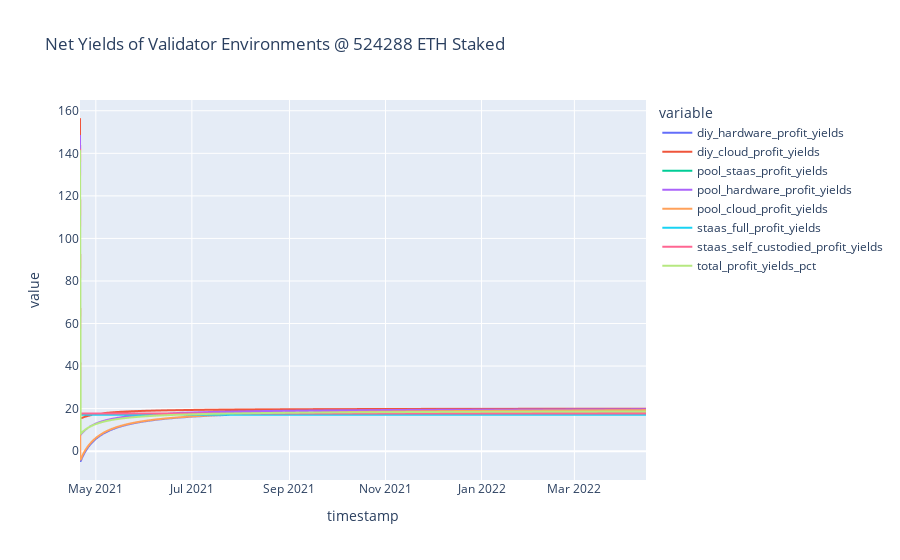

Notebook code for this chart:
### Code cell
visualizations.plot_validator_environment_yields(df.query('subset == 0'))

### Figure 1 — Plotly figure (JSON) as saved in the notebook; plotly's stock layout.template omitted (floating-point values rounded to 4 significant figures; data arrays with more than 128 entries replaced by an {"elided": "..."} marker saying what was removed)
{"data": [{"hovertemplate": "variable=diy_hardware_profit_yields<br>timestamp=%{x}<br>value=%{y}<extra></extra>", "legendgroup": "diy_hardware_profit_yields", "line": {"color": "#636efa", "dash": "solid"}, "mode": "lines", "name": "diy_hardware_profit_yields", "showlegend": true, "type": "scattergl", "x": {"elided": "810 str values"}, "xaxis": "x", "y": {"elided": "810 float values"}, "yaxis": "y"}, {"hovertemplate": "variable=diy_cloud_profit_yields<br>timestamp=%{x}<br>value=%{y}<extra></extra>", "legendgroup": "diy_cloud_profit_yields", "line": {"color": "#EF553B", "dash": "solid"}, "mode": "lines", "name": "diy_cloud_profit_yields", "showlegend": true, "type": "scattergl", "x": {"elided": "810 str values"}, "xaxis": "x", "y": {"elided": "810 float values"}, "yaxis": "y"}, {"hovertemplate": "variable=pool_staas_profit_yields<br>timestamp=%{x}<br>value=%{y}<extra></extra>", "legendgroup": "pool_staas_profit_yields", "line": {"color": "#00cc96", "dash": "solid"}, "mode": "lines", "name": "pool_staas_profit_yields", "showlegend": true, "type": "scattergl", "x": {"elided": "810 str values"}, "xaxis": "x", "y": {"elided": "810 float values"}, "yaxis": "y"}, {"hovertemplate": "variable=pool_hardware_profit_yields<br>timestamp=%{x}<br>value=%{y}<extra></extra>", "legendgroup": "pool_hardware_profit_yields", "line": {"color": "#ab63fa", "dash": "solid"}, "mode": "lines", "name": "pool_hardware_profit_yields", "showlegend": true, "type": "scattergl", "x": {"elided": "810 str values"}, "xaxis": "x", "y": {"elided": "810 float values"}, "yaxis": "y"}, {"hovertemplate": "variable=pool_cloud_profit_yields<br>timestamp=%{x}<br>value=%{y}<extra></extra>", "legendgroup": "pool_cloud_profit_yields", "line": {"color": "#FFA15A", "dash": "solid"}, "mode": "lines", "name": "pool_cloud_profit_yields", "showlegend": true, "type": "scattergl", "x": {"elided": "810 str values"}, "xaxis": "x", "y": {"elided": "810 float values"}, "yaxis": "y"}, {"hovertemplate": "variable=staas_full_profit_yields<br>timestamp=%{x}<br>value=%{y}<extra></extra>", "legendgroup": "staas_full_profit_yields", "line": {"color": "#19d3f3", "dash": "solid"}, "mode": "lines", "name": "staas_full_profit_yields", "showlegend": true, "type": "scattergl", "x": {"elided": "810 str values"}, "xaxis": "x", "y": {"elided": "810 float values"}, "yaxis": "y"}, {"hovertemplate": "variable=staas_self_custodied_profit_yields<br>timestamp=%{x}<br>value=%{y}<extra></extra>", "legendgroup": "staas_self_custodied_profit_yields", "line": {"color": "#FF6692", "dash": "solid"}, "mode": "lines", "name": "staas_self_custodied_profit_yields", "showlegend": true, "type": "scattergl", "x": {"elided": "810 str values"}, "xaxis": "x", "y": {"elided": "810 float values"}, "yaxis": "y"}, {"hovertemplate": "variable=total_profit_yields_pct<br>timestamp=%{x}<br>value=%{y}<extra></extra>", "legendgroup": "total_profit_yields_pct", "line": {"color": "#B6E880", "dash": "solid"}, "mode": "lines", "name": "total_profit_yields_pct", "showlegend": true, "type": "scattergl", "x": {"elided": "810 str values"}, "xaxis": "x", "y": {"elided": "810 float values"}, "yaxis": "y"}], "layout": {"autosize": true, "legend": {"title": {"text": "variable"}, "tracegroupgap": 0}, "title": {"text": "Net Yields of Validator Environments @ 524288 ETH Staked"}, "xaxis": {"anchor": "y", "autorange": true, "domain": [0, 1], "range": ["2021-04-20 22:29:28.0726", "2022-04-15 11:49:28.0726"], "title": {"text": "timestamp"}, "type": "date"}, "yaxis": {"anchor": "x", "autorange": true, "domain": [0, 1], "range": [-13.55, 165.1], "title": {"text": "value"}, "type": "linear"}}}
